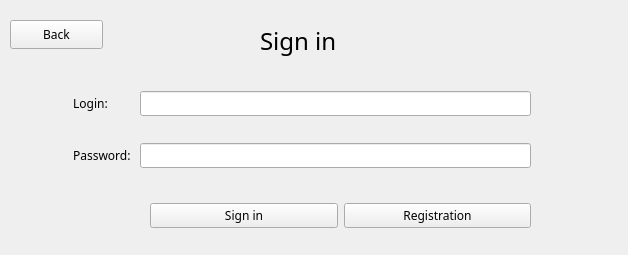
<?xml version="1.0" encoding="UTF-8"?>
<ui version="4.0">
 <class>Form_AVTORIZ</class>
 <widget class="QWidget" name="Form_AVTORIZ">
  <property name="geometry">
   <rect>
    <x>0</x>
    <y>0</y>
    <width>628</width>
    <height>255</height>
   </rect>
  </property>
  <property name="font">
   <font>
    <family>Segoe UI Variable Display Semib</family>
    <pointsize>9</pointsize>
    <italic>false</italic>
    <fontweight>Black</fontweight>
   </font>
  </property>
  <property name="cursor">
   <cursorShape>ArrowCursor</cursorShape>
  </property>
  <property name="windowTitle">
   <string>Form</string>
  </property>
  <property name="toolTip">
   <string>&lt;html&gt;&lt;head/&gt;&lt;body&gt;&lt;p&gt;REGISTRATION&lt;/p&gt;&lt;/body&gt;&lt;/html&gt;</string>
  </property>
  <property name="styleSheet">
   <string notr="true"/>
  </property>
  <widget class="QWidget" name="gridLayoutWidget">
   <property name="geometry">
    <rect>
     <x>70</x>
     <y>70</y>
     <width>461</width>
     <height>121</height>
    </rect>
   </property>
   <layout class="QGridLayout" name="gridLayout">
    <item row="5" column="0">
     <widget class="QLabel" name="label_pass">
      <property name="text">
       <string> Password: </string>
      </property>
     </widget>
    </item>
    <item row="3" column="0">
     <widget class="QLabel" name="label_login">
      <property name="text">
       <string> Login:</string>
      </property>
     </widget>
    </item>
    <item row="3" column="1">
     <widget class="QLineEdit" name="login">
      <property name="styleSheet">
       <string notr="true"/>
      </property>
     </widget>
    </item>
    <item row="5" column="1">
     <widget class="QLineEdit" name="Password">
      <property name="styleSheet">
       <string notr="true"/>
      </property>
     </widget>
    </item>
   </layout>
  </widget>
  <widget class="QLabel" name="label">
   <property name="geometry">
    <rect>
     <x>260</x>
     <y>20</y>
     <width>111</width>
     <height>41</height>
    </rect>
   </property>
   <property name="font">
    <font>
     <family>Arial Rounded MT Bold</family>
     <pointsize>18</pointsize>
     <italic>false</italic>
     <bold>false</bold>
    </font>
   </property>
   <property name="styleSheet">
    <string notr="true">font: 18pt &quot;Arial Rounded MT Bold&quot;;</string>
   </property>
   <property name="text">
    <string>Sign in</string>
   </property>
  </widget>
  <widget class="QPushButton" name="pushBack">
   <property name="geometry">
    <rect>
     <x>10</x>
     <y>20</y>
     <width>93</width>
     <height>29</height>
    </rect>
   </property>
   <property name="styleSheet">
    <string notr="true">font: 10pt &quot;Arial Rounded MT Bold&quot;;</string>
   </property>
   <property name="text">
    <string>Back</string>
   </property>
  </widget>
  <widget class="QWidget" name="">
   <property name="geometry">
    <rect>
     <x>150</x>
     <y>200</y>
     <width>381</width>
     <height>31</height>
    </rect>
   </property>
   <layout class="QHBoxLayout" name="horizontalLayout">
    <item>
     <widget class="QPushButton" name="pushButton_sign">
      <property name="text">
       <string>Sign in</string>
      </property>
     </widget>
    </item>
    <item>
     <widget class="QPushButton" name="pushButton_reg">
      <property name="text">
       <string>Registration</string>
      </property>
     </widget>
    </item>
   </layout>
  </widget>
 </widget>
 <resources/>
 <connections/>
</ui>
